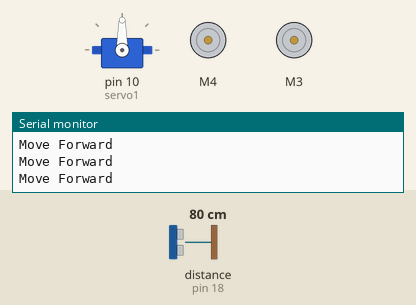
This sketch was run on a simulated Arduino Uno, built with avr-gcc and run on an emulated ATmega328P. On the bench: servo, 2 × DC motor (green arrow = forward, orange = backward, longer = faster), the last lines printed to the serial monitor. Wiring (inferred from the names in the program): ultrasonic range finder: trigger pin 19; echo pin 18. The inputs (shaded band) are chosen by the test bench; at power-on: distance to the obstacle (sensor on pin 18) 80 cm. The echo pulse lasts 58.3 µs per cm.

Above: at 1.2 s.
1.3 s: distance to the obstacle (sensor on pin 18) set to 18 cm
2.8 s: distance to the obstacle (sensor on pin 18) set to 13 cm
At 3.6 s:
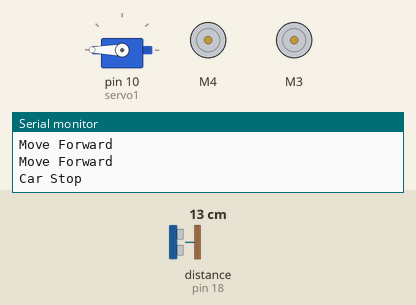
At 4.6 s:
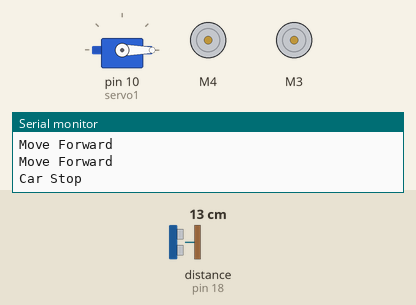
Timing chart, 0 to 11.5 s (numbered marks = the images above; inputs shaded):
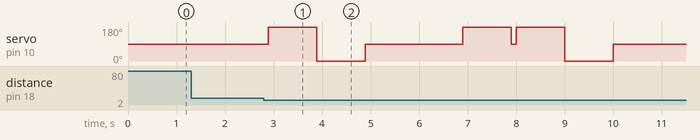

The sketch:

AutonomousTwoWheel.ino
```cpp
//Toggle Debug Mode (disables motors, and insteads outputs direction, etc. to the the serial monitor).
bool debugMode = true; //True turns on debugMode, false disable debugMode, and will run the motors.


//AFMotor.h will need to be downloaded. Instructions/Link to download @ https://learn.adafruit.com/adafruit-motor-shield/library-install
#include <AFMotor.h>
#include <Servo.h>

//ping
const int trigPin = 19;
const int echoPin = 18;
long duration, inches;
int checkDistance = 6; //adjusting this int will adjust the distance the ping sensor will check before stopping the car.


//Servo
Servo servo1;


//Dc Motors (using the AFMotor library from adafruit)
AF_DCMotor leftMotor(4);
AF_DCMotor rightMotor(3);
int curSpeed = 255;
const int maxSpeed = 255;
const int minSpeed = 0;
int beginDelay = 5; //delay in seconds prior to starting loop.

void setup()
{
  //DC Motors
  if(debugMode == false)
  {
    leftMotor.setSpeed(curSpeed);
    rightMotor.setSpeed(curSpeed);
    leftMotor.run(RELEASE);
    rightMotor.run(RELEASE);
  }
  //servo
  servo1.attach(10);

  //ping
  pinMode(echoPin, INPUT);
  pinMode(trigPin, OUTPUT);

  if(debugMode == true)
  {
    Serial.begin(9600);
    Serial.println("Serial begin -----  Debug Mode Enabled");
  }
  //pause for x seconds before begining loop
  if(debugMode == false)
  {
    delay(beginDelay*1000);
  }
}


void loop()
{
  //uncomment to test motors
  //motorTest();

  //uncomment to run without servo usage
  //basicCarMovement();

  //uncomment to run with servo usage
  advancedCarMovement();
}

//Car Movements

void motorTest()
{
  leftMotor.run(FORWARD);
  rightMotor.run(FORWARD);
  delay(5000);
  leftMotor.run(RELEASE);
  rightMotor.run(RELEASE);
  delay(3000);
  leftMotor.run(BACKWARD);
  rightMotor.run(BACKWARD);
  delay(5000);
  leftMotor.run(RELEASE);
  rightMotor.run(RELEASE);
  delay(3000);
}

void basicCarMovement()
{
    ping();

  if(inches <= 12)
  {
     carStop();
     delay(1000);
     turnLeft();
  }
  else
  {
    moveForward();
  }
}


void advancedCarMovement()
{
    if(canGoForward())
  {
    moveForward();
  }
  else
  {
    carStop();
    if(canGoLeft())
    {
      turnLeft();
    }
    else if(canGoRight())
    {
      turnRight();
    }
    else
    {
      moveBackward();
      delay(2000);
      carStop();
      if(canGoLeft())
      {
        turnLeft();
      }
      else
      {
        turnRight();
      }
    }
  }
}

//ping functions

void ping()
{
  digitalWrite(trigPin, LOW);
  delayMicroseconds(2);
  digitalWrite(trigPin, HIGH);
  delayMicroseconds(10);
  digitalWrite(trigPin, LOW);
  duration = pulseIn(echoPin, HIGH);
  inches = microsecondsToInches(duration);
}

long microsecondsToInches(long microseconds)
{
  return microseconds / 74 / 2;
}

bool pingCheck()
{
  ping();
  if(inches >= checkDistance) //set in global variables at the top of file
  {
    return true;
  }
  else
  {
    return false;
  }
}

bool canGoForward()
{
  bool goForward = false;
  //if(servo1.read() != 90)
  //{
  //  servo1.write(90);
  //}
  delay(100);
  goForward = pingCheck();
  return goForward;

}

bool canGoLeft()
{
  bool goLeft = false;
  servo1.write(180);
  delay(1000);
  goLeft = pingCheck();
  servo1.write(90);
  return goLeft;
}
bool canGoRight()
{
  bool goRight = false;
  servo1.write(0);
  delay(1000);
  goRight = pingCheck();
  servo1.write(90);
  return goRight;
}


//basic car functions

void moveForward()
{
  if(debugMode == true)
  {
    Serial.println("Move Forward");
  }
  else
  {
    leftMotor.run(FORWARD);
    rightMotor.run(FORWARD);
  }
}

void moveBackward()
{
  if(debugMode == true)
  {
    Serial.println("Move Backward");
  }
  else
  {
    leftMotor.run(BACKWARD);
    rightMotor.run(BACKWARD);
  }
}

void carStop()
{
  if(debugMode == true)
  {
    Serial.println("Car Stop");
  }
  leftMotor.run(RELEASE);
  rightMotor.run(RELEASE);
}

void setCurSpeed(int sp)
{
  if(sp > maxSpeed)
  {
    curSpeed = maxSpeed;
  }
  else if(sp < minSpeed)
  {
    curSpeed = minSpeed;
  }
  else
  {
    curSpeed = sp;
  }

  if(debugMode == true)
  {
    Serial.print("Set Speed to: ");
    Serial.println(curSpeed);
  }
  else
  {
    leftMotor.setSpeed(curSpeed);
    rightMotor.setSpeed(curSpeed);
  }
}


//left Turns

void turnLeft()
{
    if(debugMode == true)
  {
    Serial.println("Turn Left");
  }
  else
  {
    leftMotor.setSpeed(maxSpeed);
    rightMotor.setSpeed(maxSpeed);
    leftMotor.run(RELEASE);
    rightMotor.run(RELEASE);
    leftMotor.run(BACKWARD);
    rightMotor.run(FORWARD);
    delay(200);
    leftMotor.run(RELEASE);
    rightMotor.run(RELEASE);
    leftMotor.setSpeed(curSpeed);
    rightMotor.setSpeed(curSpeed);
  }
}

void turnLeft180()
{
  if(debugMode == true)
  {
    Serial.println("Turl Left 180");
  }
  else
  {
    leftMotor.setSpeed(maxSpeed);
    rightMotor.setSpeed(maxSpeed);
    leftMotor.run(RELEASE);
    rightMotor.run(RELEASE);
    leftMotor.run(BACKWARD);
    rightMotor.run(FORWARD);
    delay(400);
    leftMotor.run(RELEASE);
    rightMotor.run(RELEASE);
    leftMotor.setSpeed(curSpeed);
    rightMotor.setSpeed(curSpeed);
  }
}

void turnLeft360()
{
  if(debugMode == true)
  {
    Serial.println("Turn Left 360");
  }
  else
  {
    leftMotor.setSpeed(maxSpeed);
    rightMotor.setSpeed(maxSpeed);
    leftMotor.run(RELEASE);
    rightMotor.run(RELEASE);
    leftMotor.run(BACKWARD);
    rightMotor.run(FORWARD);
    delay(800);
    leftMotor.run(RELEASE);
    rightMotor.run(RELEASE);
    leftMotor.setSpeed(curSpeed);
    rightMotor.setSpeed(curSpeed);
  }
}

//right turns

void turnRight()
{
  if(debugMode == true)
  {
    Serial.println("Turn Right");
  }
  else
  {
    leftMotor.setSpeed(maxSpeed);
    rightMotor.setSpeed(maxSpeed);
    leftMotor.run(RELEASE);
    rightMotor.run(RELEASE);
    leftMotor.run(FORWARD);
    rightMotor.run(BACKWARD);
    delay(200);
    leftMotor.run(RELEASE);
    rightMotor.run(RELEASE);
    leftMotor.setSpeed(curSpeed);
    rightMotor.setSpeed(curSpeed);
  }
}

void turnRight180()
{
  if(debugMode == true)
  {
    Serial.println("Turn Right 180");
  }
  else
  {
    leftMotor.setSpeed(maxSpeed);
    rightMotor.setSpeed(maxSpeed);
    leftMotor.run(RELEASE);
    rightMotor.run(RELEASE);
    leftMotor.run(FORWARD);
    rightMotor.run(BACKWARD);
    delay(400);
    leftMotor.run(RELEASE);
    rightMotor.run(RELEASE);
    leftMotor.setSpeed(curSpeed);
    rightMotor.setSpeed(curSpeed);
  }
}

void turnRight360()
{
  if(debugMode == true)
  {
    Serial.println("Turn Right 360");
  }
  else
  {
    leftMotor.setSpeed(maxSpeed);
    rightMotor.setSpeed(maxSpeed);
    leftMotor.run(RELEASE);
    rightMotor.run(RELEASE);
    leftMotor.run(FORWARD);
    rightMotor.run(BACKWARD);
    delay(800);
    leftMotor.run(RELEASE);
    rightMotor.run(RELEASE);
    leftMotor.setSpeed(curSpeed);
    rightMotor.setSpeed(curSpeed);
  }
}
```

Measured:
- the behaviour switches between 16 and 15 cm on distance to the obstacle (sensor on pin 18) (found by bisection; images 0 and 1)
- after the input at 2.8 s, servo on pin 10 (servo1): 90° → 180° after 0.09 s, → 0° 1.0 s later, → 90° 1.0 s later, → 180° 2.0 s later, … (8 changes in this stretch)
